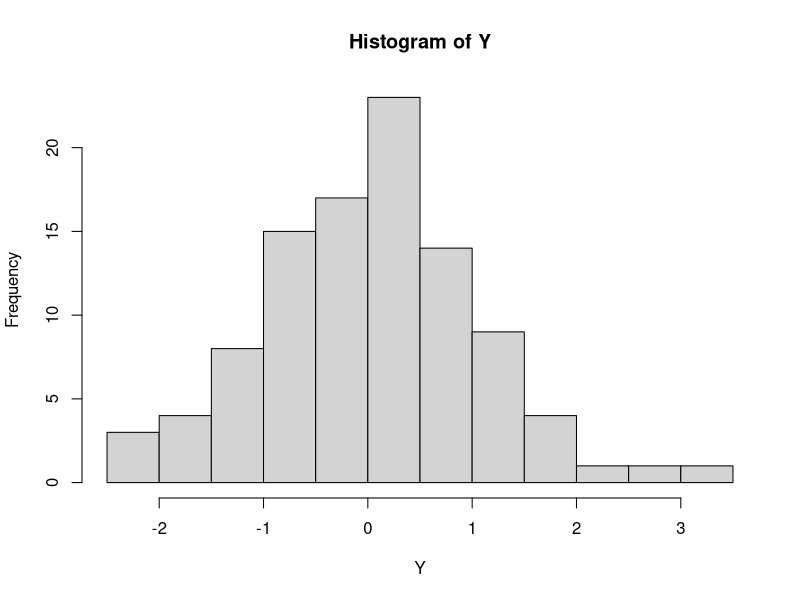

Source code (R):
## ---- chunk 1
knitr::opts_chunk$set(echo = TRUE)
## ---- chunk 2
# sample of size 100
Y <- rnorm( 100)
hist(Y)
